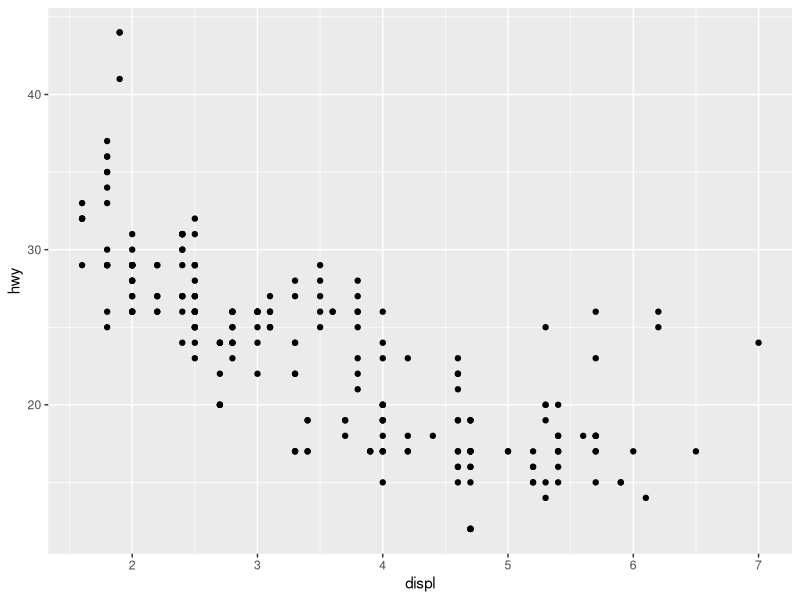
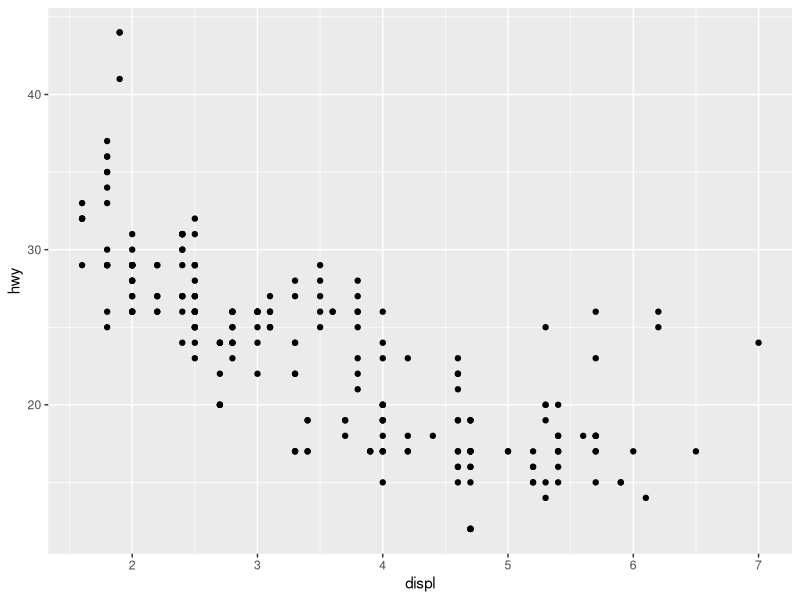
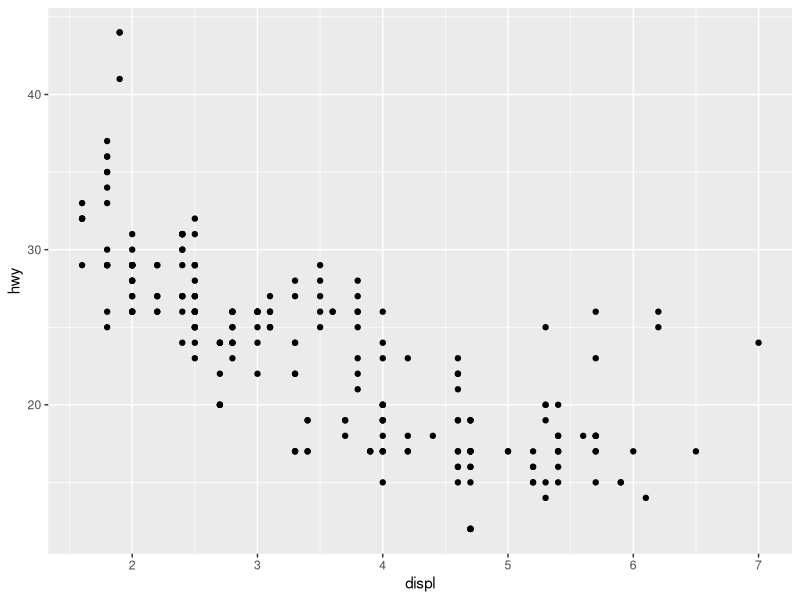
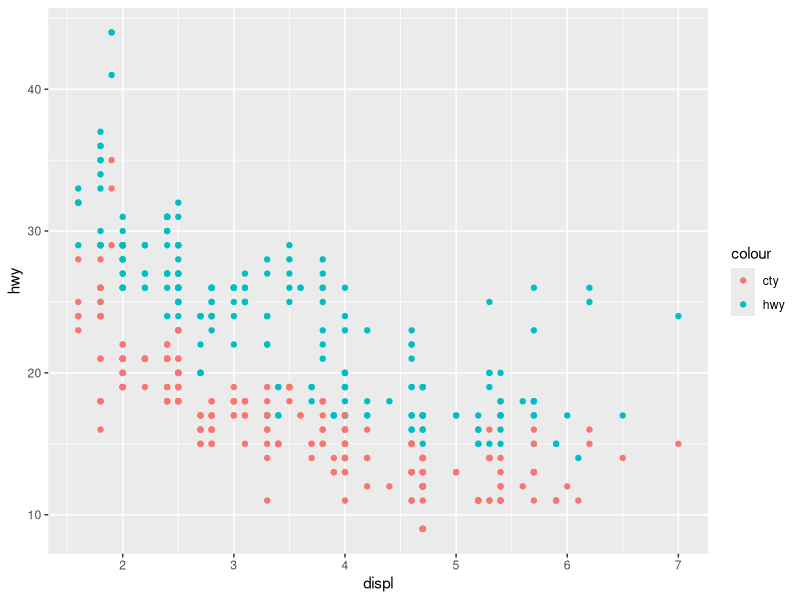
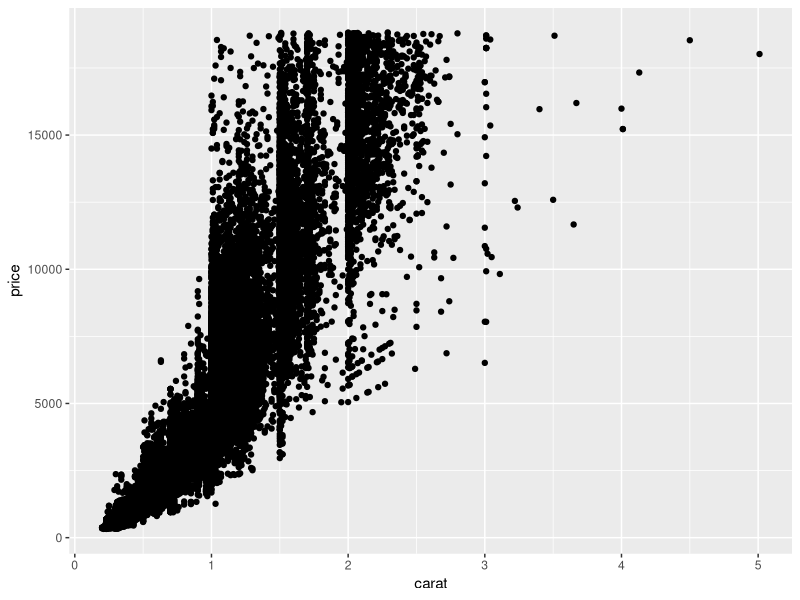
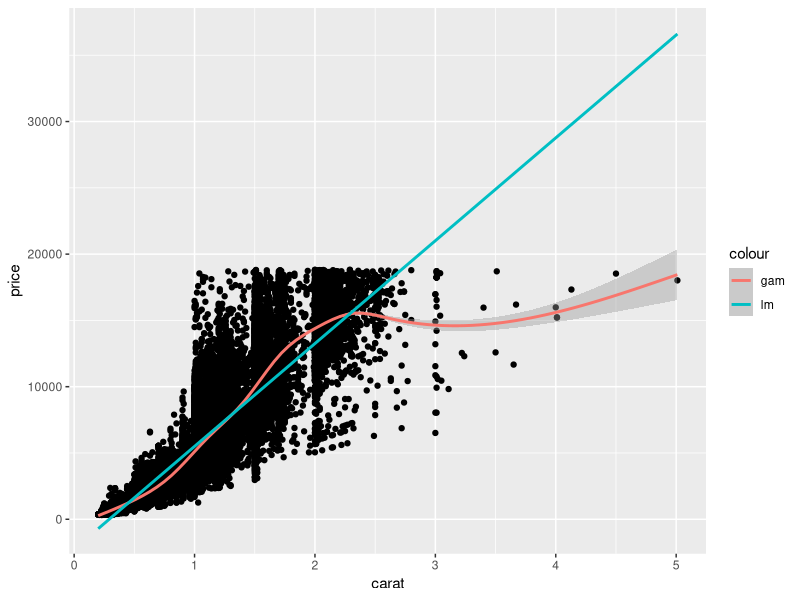
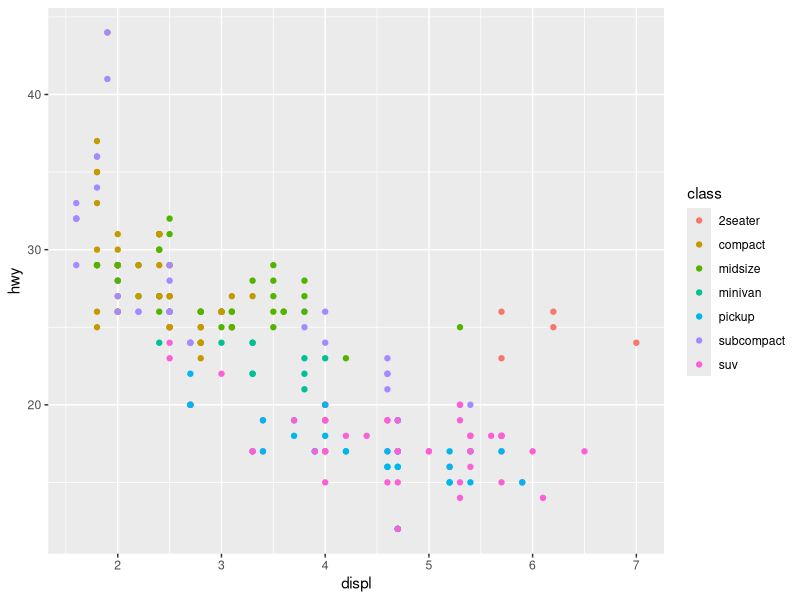
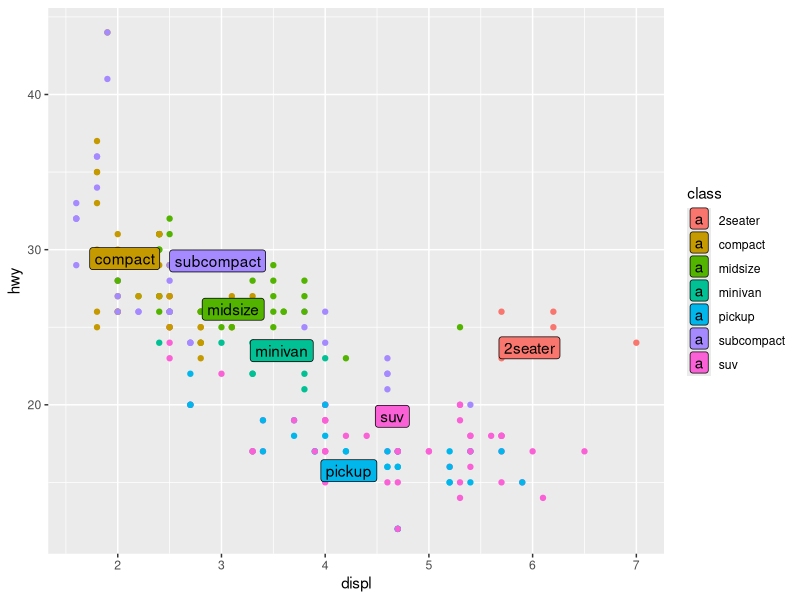

The R source for these figures, in order:
## ---- chunk 1
# knitr options
knitr::opts_chunk$set(echo = TRUE)
## ---- chunk 2
library(tidyverse)
# solution-begin
library(ggrepel)
# solution-end

## ---- chunk 3
## NOTE: No need to modify! Just example code
ggplot(
  data = mpg,
  mapping = aes(x = displ, y = hwy)
) +
  geom_point()
## ---- chunk 4
## NOTE: No need to modify! Just example code
ggplot(
  mpg,
  aes(x = displ, y = hwy)
) +
  geom_point()
## ---- chunk 5
## NOTE: No need to modify! Just example code
ggplot(
  mpg,
  aes(displ, hwy)
) +
  geom_point()
## ---- chunk 6
## NOTE: No need to modify! Just example code
ggplot(mpg, aes(x = displ)) +
  geom_point(aes(y = hwy, color = "hwy")) +
  geom_point(aes(y = cty, color = "cty"))
## ---- chunk 7
# task-begin
## TODO: Add a "gam" and "lm" smooth to the following plot
diamonds %>%
  ggplot(aes(carat, price)) +
  geom_point()
# task-end
# solution-begin
diamonds %>%
  ggplot(aes(carat, price)) +
  geom_point() +
  geom_smooth(aes(color = "gam"), method = "gam") +
  geom_smooth(aes(color = "lm"), method = "lm")
# solution-end
## ---- chunk 8
## TODO: Use df_annotate below to add text labels to the scatterplot
df_annotate <-
  mpg %>%
  group_by(class) %>%
  summarize(
    displ = mean(displ),
    hwy = mean(hwy)
  )

# task-begin
mpg %>%
  ggplot(aes(displ, hwy)) +
  geom_point(aes(color = class))
# task-end
# solution-begin
mpg %>%
  ggplot(aes(displ, hwy)) +
  geom_point(aes(color = class)) +
  geom_label_repel(
    data = df_annotate,
    aes(label = class, fill = class)
  )
# solution-end
## ---- chunk 9
## NOTE: No need to modify! Just analyze the scatterplot
mpg %>%
  pivot_longer(names_to = "source", values_to = "mpg", c(hwy, cty)) %>%
  ggplot(aes(displ, mpg, color = source)) +
  geom_point() +
  geom_smooth() +
  scale_color_discrete(name = "Mileage Type") +
  labs(
    x = "Engine displacement (liters)",
    y = "Mileage (mpg)"
  )
## ---- chunk 10
economics %>%
  filter(date > lubridate::ymd("2010-01-01")) %>%
  ggplot(aes(date, pop)) +
  geom_col()
## ---- chunk 11
economics %>%
  filter(date > lubridate::ymd("2010-01-01")) %>%
  ggplot(aes(date, pop)) +
  geom_point()
## ---- chunk 12
economics %>%
  mutate(pop_delta = pop - lag(pop)) %>%
  filter(date > lubridate::ymd("2005-01-01")) %>%
  ggplot(aes(date, pop_delta)) +
  geom_col()
## ---- chunk 13
economics %>%
  mutate(pop_delta = pop - lag(pop)) %>%
  filter(date > lubridate::ymd("2005-01-01")) %>%
  ggplot(aes(date, pop_delta)) +
  geom_point()
